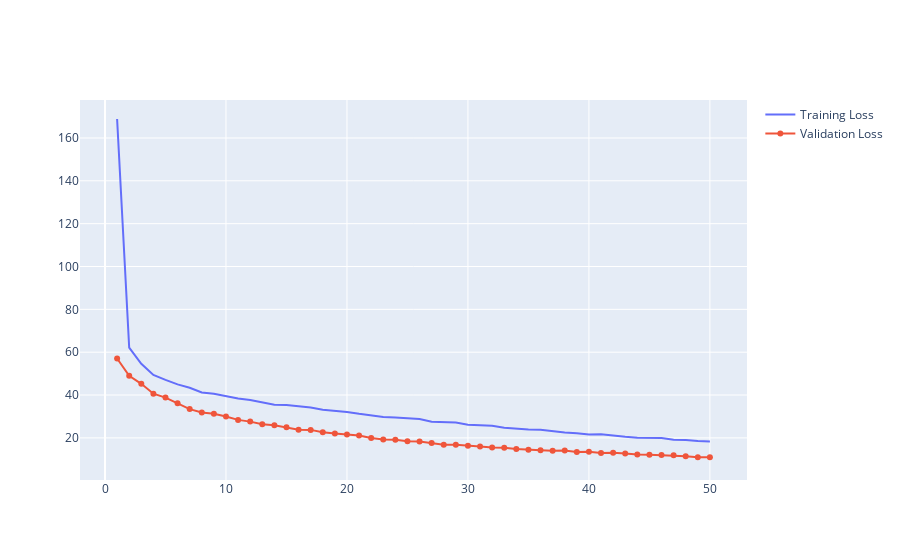

The cell this chart's notebook holds for it:
### Code cell
import plotly.graph_objects as go
fig = go.Figure()
fig.add_trace(go.Scatter(x=np.arange(1,51), y=training_loss,
                    mode='lines',
                    name='Training Loss'))
fig.add_trace(go.Scatter(x=np.arange(1,51), y=validation_loss,
                    mode='lines+markers',
                    name='Validation Loss'))
# fig.add_trace(go.Scatter(x=random_x, y=random_y2,
#                     mode='markers', name='markers'))

fig.show()

### Figure 1 — Plotly figure (JSON) as saved in the notebook; plotly's stock layout.template omitted (floating-point values rounded to 4 significant figures)
{"data": [{"mode": "lines", "name": "Training Loss", "type": "scatter", "x": [1, 2, 3, 4, 5, 6, 7, 8, 9, 10, 11, 12, 13, 14, 15, 16, 17, 18, 19, 20, 21, 22, 23, 24, 25, 26, 27, 28, 29, 30, 31, 32, 33, 34, 35, 36, 37, 38, 39, 40, 41, 42, 43, 44, 45, 46, 47, 48, 49, 50], "y": [168.9, 62.11, 54.57, 49.38, 47.1, 44.96, 43.41, 41.23, 40.6, 39.33, 38.37, 37.68, 36.61, 35.44, 35.34, 34.72, 34.17, 33.15, 32.59, 32.13, 31.22, 30.42, 29.72, 29.52, 28.98, 28.79, 27.55, 27.39, 27.13, 26.15, 26.05, 25.66, 24.68, 24.23, 23.86, 23.82, 22.99, 22.51, 22.18, 21.54, 21.71, 21.02, 20.55, 20.1, 20.11, 19.95, 19.13, 19.01, 18.49, 18.37]}, {"mode": "lines+markers", "name": "Validation Loss", "type": "scatter", "x": [1, 2, 3, 4, 5, 6, 7, 8, 9, 10, 11, 12, 13, 14, 15, 16, 17, 18, 19, 20, 21, 22, 23, 24, 25, 26, 27, 28, 29, 30, 31, 32, 33, 34, 35, 36, 37, 38, 39, 40, 41, 42, 43, 44, 45, 46, 47, 48, 49, 50], "y": [57.05, 48.96, 45.25, 40.62, 38.82, 36.17, 33.44, 31.88, 31.29, 30.0, 28.4, 27.59, 26.37, 25.92, 25.01, 23.85, 23.73, 22.61, 22.05, 21.58, 21.09, 19.97, 19.29, 19.13, 18.43, 18.27, 17.66, 16.74, 16.84, 16.27, 15.97, 15.5, 15.41, 14.78, 14.41, 14.27, 14.02, 14.1, 13.4, 13.53, 13.0, 13.05, 12.72, 12.22, 12.11, 11.99, 11.89, 11.47, 11.01, 10.96]}], "layout": {}}
